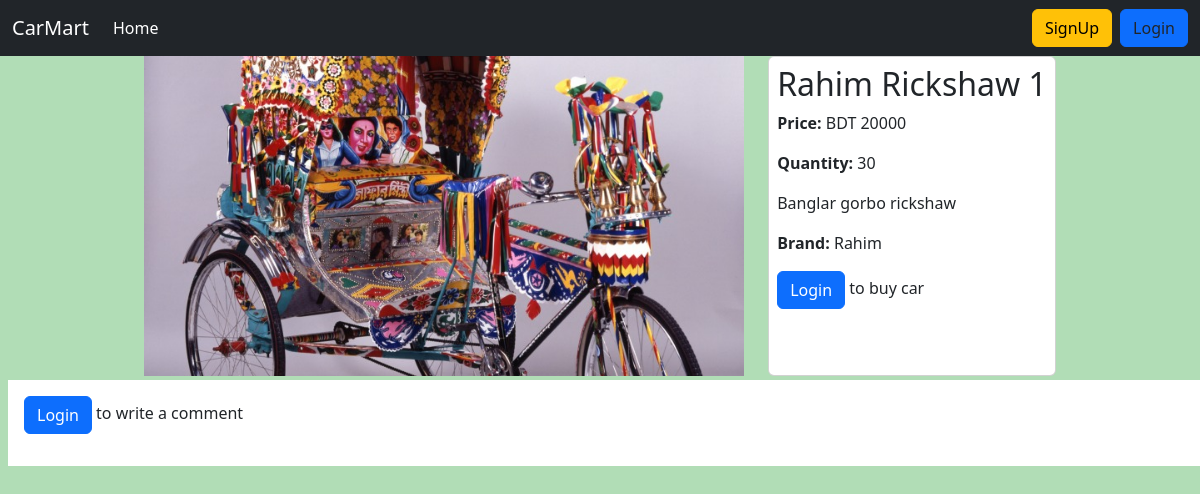
/car/detail/3, run on an earlier commit of the app's database.
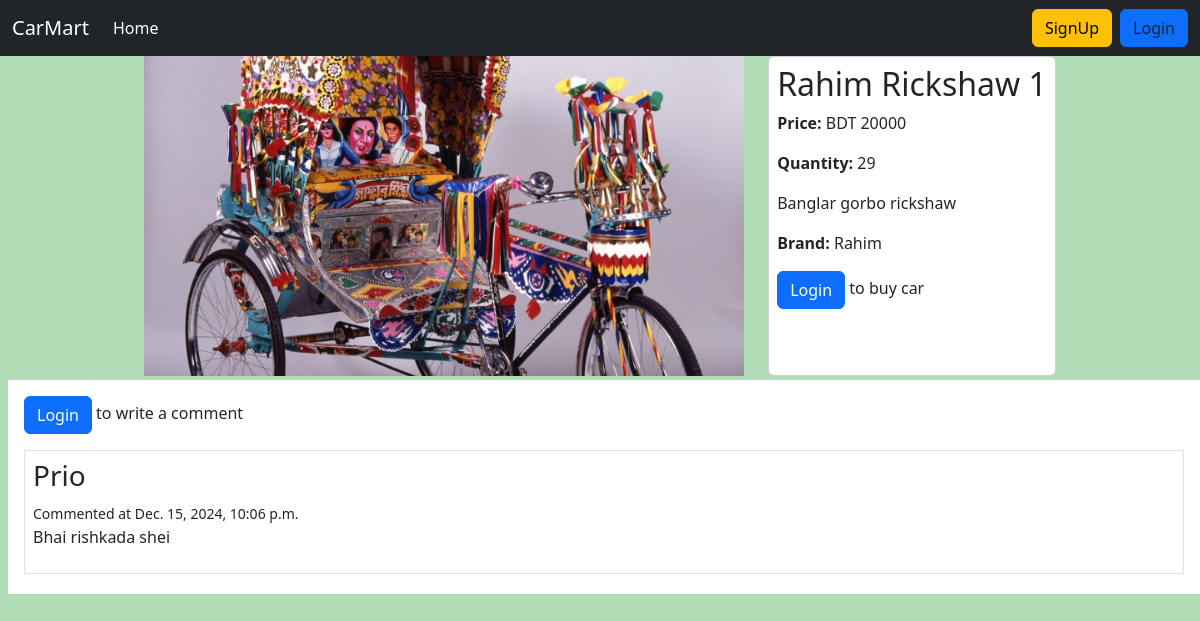
And on a later commit of the database.
### Car/models.py (models this page shows, shortened)
class CarModel(models.Model):
    image=models.ImageField(upload_to='Car/media/uploads')
    name=models.CharField(max_length=100)
    description=models.TextField()
    quantity=models.IntegerField()
    price=models.BigIntegerField()
    brand=models.ForeignKey(BrandModel,on_delete=models.CASCADE,related_name='cars')

class CommentModel(models.Model):
    car=models.ForeignKey(CarModel,on_delete=models.CASCADE,related_name='comments')
    commenter=models.CharField(max_length=50)
    body=models.TextField()
    time=models.DateTimeField(auto_now_add=True)

### Brand/models.py (models this page shows, shortened)
class BrandModel(models.Model):
    brand_name=models.CharField(max_length=60)
    nationality=models.CharField(max_length=60)
    slug=models.SlugField(max_length=100,unique=True,null=True,blank=True)

### Car/views.py (the view, shortened to what this page needs)
# urls.py: path('detail/<int:id>',CarDetail.as_view(),name="CarDetail"),
class CarDetail(DetailView):
    model=CarModel
    pk_url_kwarg='id'
    template_name='car_detail.html'
    def get_context_data(self, **kwargs):
        context= super().get_context_data(**kwargs)
        car=self.get_object()
        comments=car.comments.all()
        comment_form=CommentForm()
        context['comments']=comments
        context['comment_form']=comment_form
        context['car']=car
        return context

### Car/templates/car_detail.html
{% extends 'base.html' %}
{% load crispy_forms_tags %}
{% block content %}
<div class="d-flex justify-content-center gap-4">
    {% if car.image %}
    <img src="{{car.image.url}}" class="object-fit-cover" style="height:40vh;width:50vw"alt="">
    {% endif %}
    <div class="card p-2 bg-white">
        <h2>{{car.name}}</h2>
        <p><b>Price:</b> BDT {{car.price}}</p>
        <p><b>Quantity:</b> {{car.quantity}}</p>
        <p>{{car.description}}</p>
        <p><b>Brand:</b> {{car.brand.brand_name}}</p>
        {% if car.quantity == 0 %}
        <p class="text-danger">Out of Stock</p>
        {% else %}
        {% if not request.user.is_authenticated %}
        <p><a href="{% url 'Login' %}" class="btn btn-primary">Login</a> to buy car</p>
        {% else %}
        <a href="{% url 'BuyCar' car.id %}" class="btn btn-warning mx-auto">Buy Now</a>
        {% endif %}
        {% endif %}
    </div>
</div>
<div class="ms-2 mt-1 bg-white p-3">
    {% if request.user.is_authenticated %}
    <h2>Make a comment</h2>
    <form method="post" class="my-1 border p-2">
        {% csrf_token %}
        {{comment_form|crispy}}
        <input type="submit" class="btn btn-success" value="Comment">
    </form>
    {% else %}
    <p><a href="{% url 'Login' %}" class="btn btn-primary">Login</a> to write a comment</p>
    {% endif %}
    {% for comment in comments %}
    <div class="my-1 border p-2">
        <h3>{{comment.commenter}}</h3>
        <small>Commented at {{comment.time}}</small>
        <p>{{comment.body}}</p>
    </div>
    {% endfor %}
</div>
{% endblock content %}

What changed in the data, as far as the page shows it:
changed CarModel "Rahim Rickshaw 1": quantity "30" → "29"
added CommentModel: commenter "Prio", time "Dec. 15, 2024, 10:06 p.m.", body "Bhai rishkada shei"
